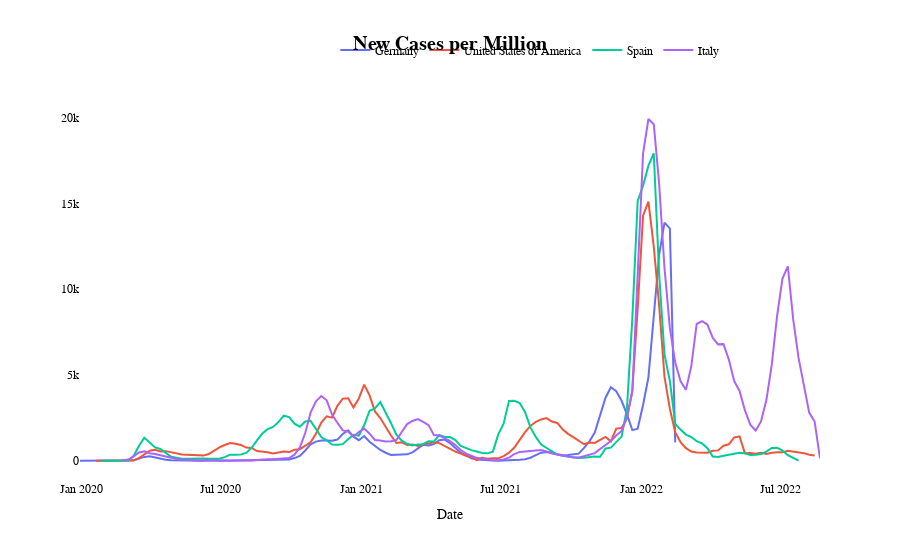

Notebook cell for this chart:
### Markdown cell above
#### **Cases per Million**
To adjust for population differences, we analyze COVID-19 cases per million people, with a separate line representing each country. This metric allows us to compare the pandemic's impact more equitably across nations, providing a clearer picture of relative case surges regardless of population size.

### Code cell
fig5=px.line(
    macrotable, #data
    x='week_start',
    y='cases_per_million',
    title='New Cases per Million',
    color='country_name',
    labels={'week_start': 'Date'}
)


fig5.update_layout(
    paper_bgcolor='white',
    plot_bgcolor='white',
    xaxis_title='Date',
    yaxis_title=None,
    legend_title=None,
    font=dict(
        family='Arial',
        size=12,
        color='black'
    ),
    title={
        'font': {
            'size': 20,
            'weight': 'bold'
            },
        'x': 0.5,
    },
    legend=dict(
        orientation="h",
        x=0.345,
        y=1.17)
)
fig5.show()
